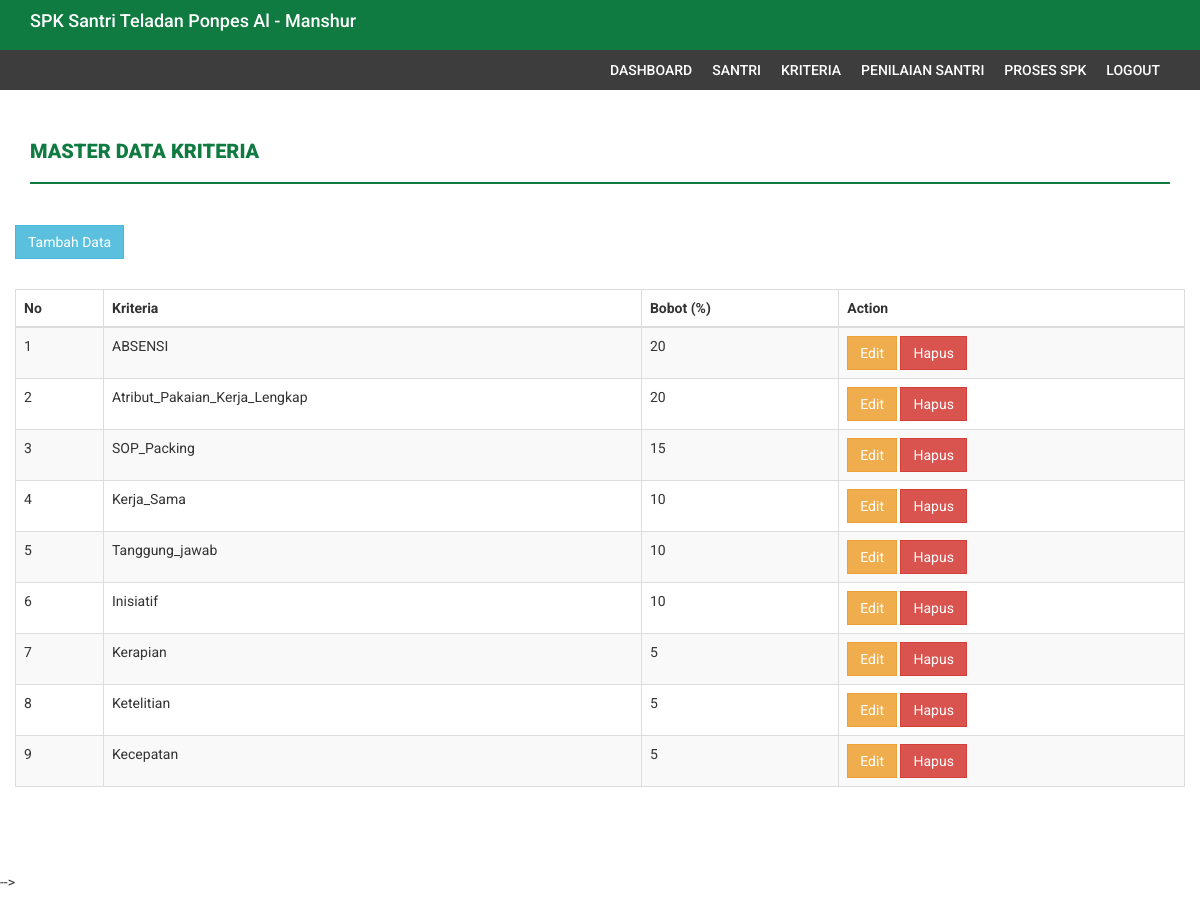
Page /tampil_kriteria.php (signed in) on the committed database.
### tables this page shows
CREATE TABLE `kriteria` (
  `id_kriteria` int(11) NOT NULL,
  `kriteria` varchar(32) DEFAULT NULL,
  `bobot` float(5,2) DEFAULT NULL,
  `type` varchar(12) DEFAULT NULL
);

### db/db_config.php (called while the page is built, shortened)
<?php
	class database extends PDO{
		protected $dsn = 'mysql:host=localhost;dbname=db_spk_santri';
		protected $dsu = 'root';
		protected $dsp = '';
		private $cmd = '';
		function __construct(){
			try {
				$this->db = new PDO($this->dsn,$this->dsu,$this->dsp);
			} catch (PDOException $e) {
				echo $e->getMessage();
			}
		}
		function select($c,$t){
			$this->cmd = "select $c from $t";
			return $this;
		}
		function get(){
			$q = $this->db->prepare($this->cmd);
			$q->execute();
			return $q->fetchAll();
		}
	}
?>

### tampil_kriteria.php (the view, shortened to what this page needs)
<?php include 'header.php';?>
<?php include 'menu.php';?>
    <div class="content-wrapper">
        <div class="container">
            <div class="row">
                <div class="col-md-12">
                    <h4 class="page-head-line">Master Data Kriteria</h4>
                </div>
            </div>
            <div class="row">
                <div class="col-md-12">
                </div>
            </div>
            <div class="row">
                <div><a href="input_kriteria.php" class="btn btn-info">Tambah Data</a></div>
                <br>
                <div class="table-responsive">
                    <table id="example1" class="table table-striped table-bordered">
                        <thead>
                            <tr>
                                <th>No</th>
                                <th>Kriteria</th>
                                <th>Bobot (%)</th>
                                <th>Action</th>
                            </tr>
                        </thead>
                        <tbody>
                            <?php $no=1; foreach($db->select('*','kriteria')->get() as $data): ?>
                            <tr>
                                <td><?= $no;?></td>
                                <td><?= $data['kriteria']?></td>
                                <td><?= $data['bobot']?></td>
                                <td>
                                    <a class="btn btn-warning" href="edit_kriteria.php?id=<?php echo $data[0]?>">Edit</a>
                                    <a class="btn btn-danger" onclick="return confirm('Yakin Hapus?')" href="delete_kriteria.php?id=<?php echo $data[0]?>">Hapus</a>
                                </td>
                            </tr>
                            <?php $no++; endforeach; ?>
                        </tbody>
                    </table>
                </div>
            </div>
        </div>
    </div>
<?php include 'footer.php'; ?>

### header.php (shortened to what this page needs)
<?php
    include 'db/db_config.php';
?>
<!DOCTYPE html>
<html xmlns="http://www.w3.org/1999/xhtml">
<head>
    <link href="assets/css/bootstrap.min.css" rel="stylesheet" />
    <link href="assets/css/font-awesome.css" rel="stylesheet" />
    <link href="assets/css/style.css" rel="stylesheet" />
    <link rel="stylesheet" type="text/css" href="assets/css/style.css">
</head>
<body>
    <div class="navbar navbar-inverse set-radius-zero" style="background-color: #0f7b41;">
        <div class="container">
            <div class="navbar-header">
                <h4 class="page-head" style="color:white">SPK Santri Teladan Ponpes Al - Manshur</h4>
            </div>
        </div>
    </div>

### menu.php
<section class="menu-section">
       <div class="container">
           <div class="row">
               <div class="col-md-12">
                   <div class="navbar-collapse collapse ">
                       <ul id="menu-top" class="nav navbar-nav navbar-right">
                           <li><a href="index.php" id="home">Dashboard</a></li>
                           <li><a href="tampil_santri.php" id="ck">Santri</a></li>
                           <li><a href="tampil_kriteria.php" id="ds">Kriteria</a></li>
                           <li><a href="tampil_tpa.php" id="tpa">Penilaian Santri</a></li>
                           <li><a href="proses_spk.php" id="proses">Proses SPK</a></li>
                           <li><a href="logout.php" onclick="return confirm('Keluar?')" id="ds">Logout</a></li>
                       </ul>
                   </div>
               </div>
           </div>
       </div>
   </section>

### footer.php (shortened to what this page needs)
</body>
</html> -->

### assets/css/style.css (style rules this page uses)
body { font-family: "Roboto", sans-serif; line-height: 30px; }
.set-radius-zero { border-radius: 0px; -moz-border-radius: 0px; -webkit-border-radius: 0px; }
.content-wrapper { margin-top: 40px; min-height: 600px; padding-bottom: 60px; }
.page-head-line { font-weight: 900; padding-bottom: 20px; border-bottom: 2px solid #0f7b41; text-transform: uppercase; color: #0f7b41; font-size: 20px; margin-bottom: 40px; }
.btn { border-radius: 0px; -webkit-border-radius: 0px; -moz-border-radius: 0px; }
.menu-section { background-color: #3d3d3d; }
#menu-top a { color: #fff; text-decoration: none; font-weight: 500; padding: 10px 10px 10px 10px; text-transform: uppercase; }
.navbar-inverse { background-color: #0f7b41; border-color: transparent; }
.navbar { margin-bottom: 0px; }

### rows in the picture
kriteria: kriteria "ABSENSI", bobot "20"
kriteria: kriteria "Atribut_Pakaian_Kerja_Lengkap", bobot "20"
kriteria: kriteria "SOP_Packing", bobot "15"
kriteria: kriteria "Kerja_Sama", bobot "10"
kriteria: kriteria "Tanggung_jawab", bobot "10"
kriteria: kriteria "Inisiatif", bobot "10"
kriteria: kriteria "Kerapian", bobot "5"
kriteria: kriteria "Ketelitian", bobot "5"
kriteria: kriteria "Kecepatan", bobot "5"
